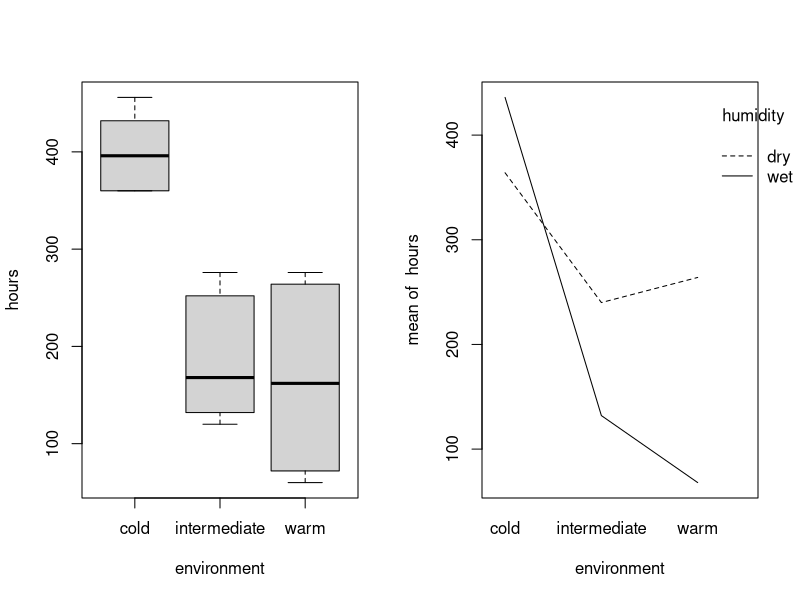
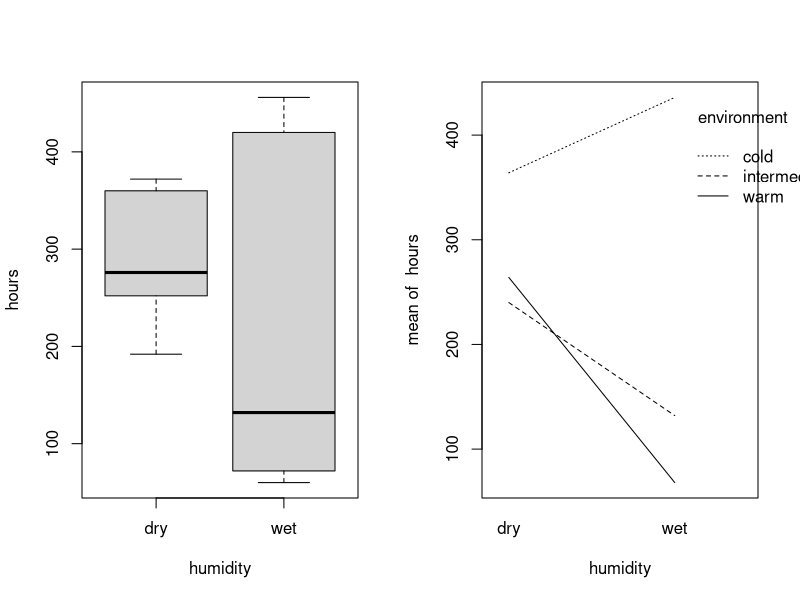
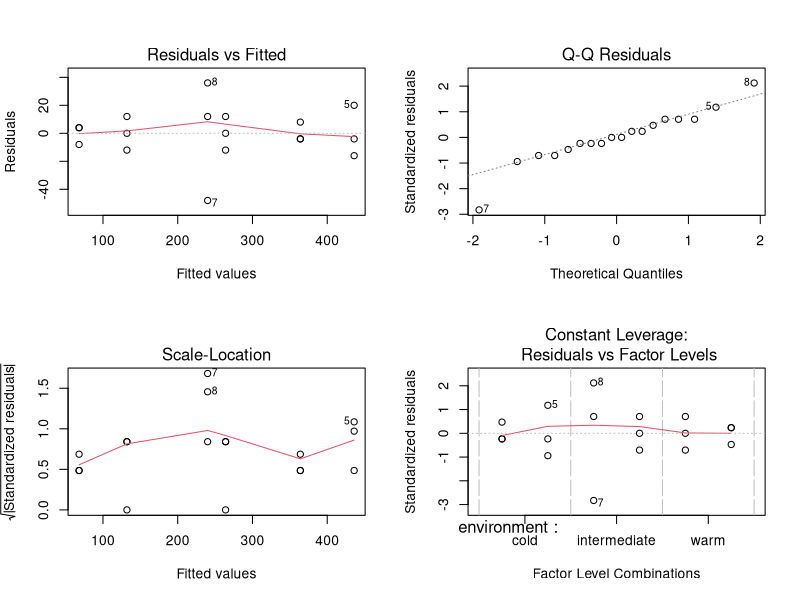
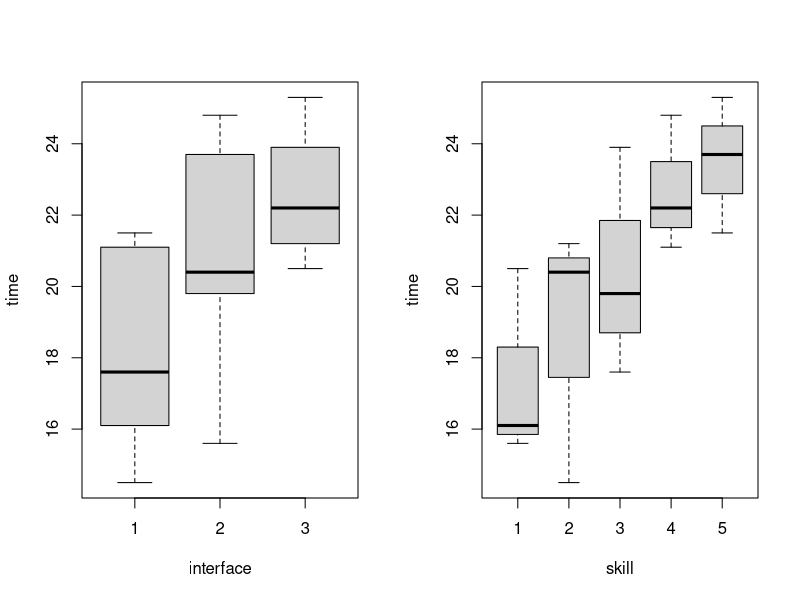
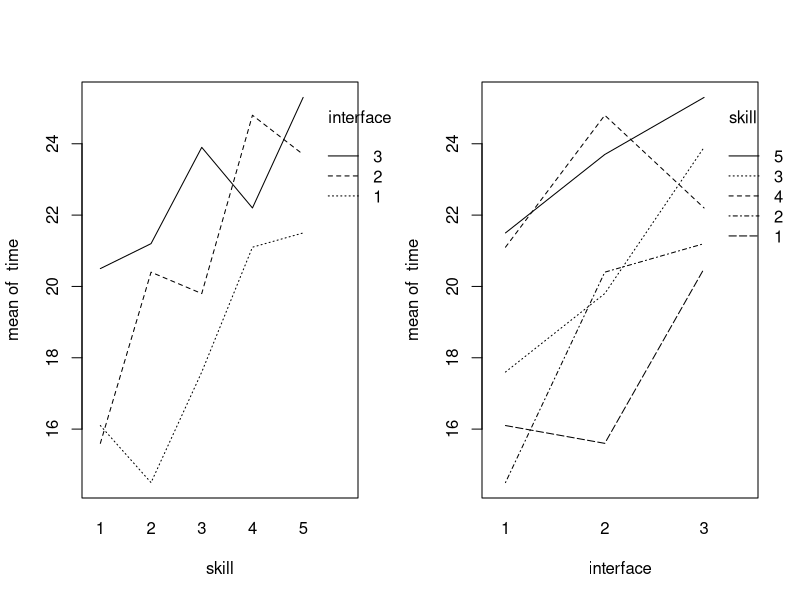

R code for these plots, in order:
## ---- chunk 1
knitr::opts_chunk$set(fig.height = 2.5)
options(show.signif.stars=FALSE)
## ---- chunk 2
bread = read.table(file = 'data/bread.txt', header = TRUE)
## ---- chunk 3
# The randomization process for 18 slices
# Take hours column from the data
hrs = as.vector(as.matrix(bread$hours))
# Create environment column
env = rep(c('cold', 'intermediate', 'warm'), each = 6)
# Create humidity column
humi = rep(c('dry', 'wet'), each = 3)
# Converting to data frame
head(data.frame(cbind(hrs, env, humi)))
## ---- chunk 4
# Divide into two columns
par(mfrow=c(1, 2))
attach(bread)
# Boxplot vs interaction plot in hours~environment
boxplot(hours~environment, data = bread)
interaction.plot(environment, humidity, hours, fixed = TRUE)
# Boxplot vs interaction plot in hours~humidity
boxplot(hours~humidity, data = bread)
interaction.plot(humidity, environment, hours, fixed = TRUE)
## ---- chunk 5
# Creating linear model and ANOVA test
breadaov = lm(hours~environment*humidity, data = bread); anova(breadaov)
p_interaction = anova(breadaov)$Pr[3]
## ---- chunk 6
summary(breadaov)[4]
## ---- chunk 7
par(mfrow=c(2, 2))
# Plot the linear fitted model graphs
plot(breadaov)
## ---- chunk 8
search_data <- read.table("data/search.txt", header=TRUE)
## ---- chunk 9
# N <- as.vector(as.matrix(search_data$time))
# I <- as.vector(as.matrix(search_data$skill))
# B <- as.vector(as.matrix(search_data$interface))
# for (i in 1:B) print(sample(1:(N*I)))
xtabs(time~interface+skill,data=search_data)
## ---- chunk 10
# interaction.plot(search_data$interface, search_data$skill, search_data$time)
# boxplot(search_data$interface, search_data$skill, search_data$time)
attach(search_data)
par(mfrow=c(1,2))
boxplot(time~interface)
boxplot(time~skill)

par(mfrow=c(1,2))
interaction.plot(skill,interface,time)
interaction.plot(interface,skill,time)
## ---- chunk 11
aovsearch=lm(time~interface+skill)
anova(aovsearch)
summary(aovsearch)
## ---- chunk 12
friedman.test(time,interface,skill)
